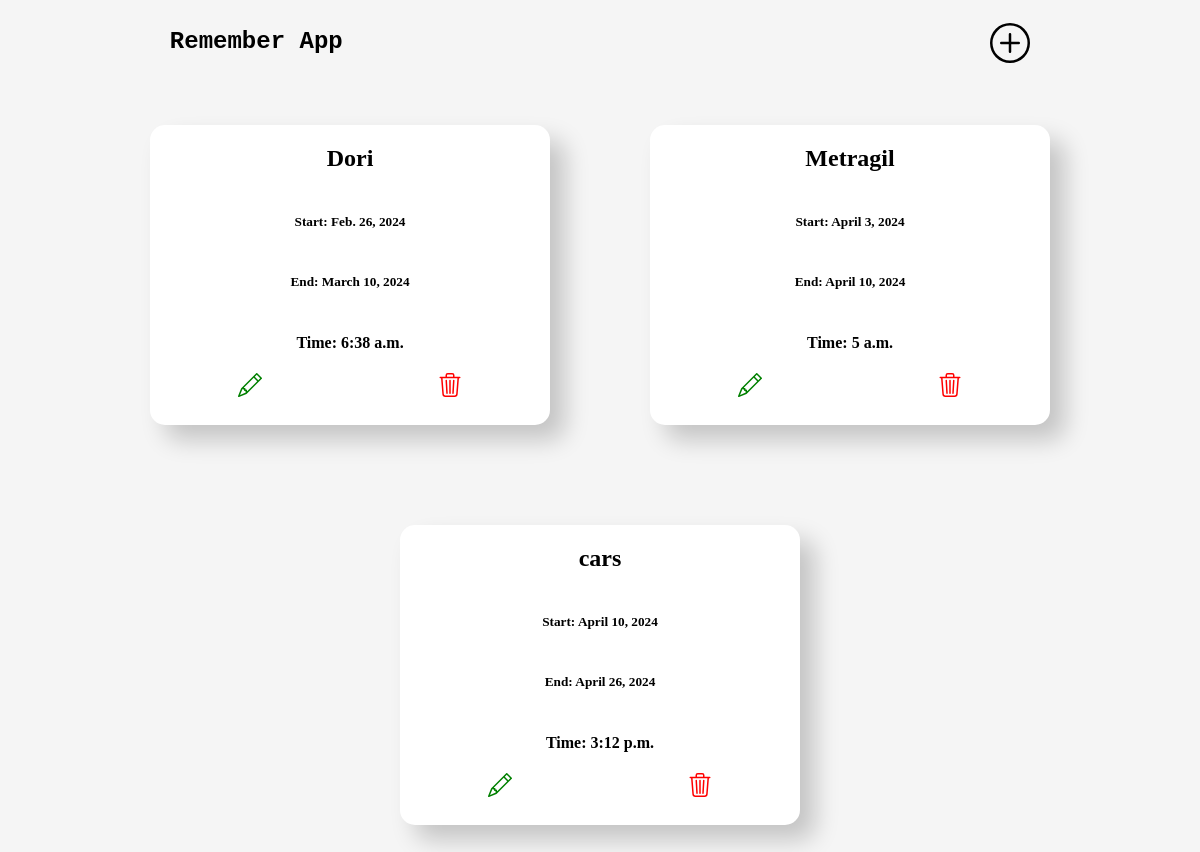
The page / on the database its author committed.
### app/models.py (models this page shows)
class Remember(models.Model):
    title = models.CharField(max_length=120)
    start_day = models.DateField()
    end_day = models.DateField()
    time = models.TimeField()

### app/views.py (the view)
# urls.py: path('', home),
def home(request):
    remember = Remember.objects.all()
    return render(request, 'index.html', {'remember': remember})

### app/templates/index.html (shortened to what this page needs)
<!DOCTYPE html>
<html lang="en">
<head>
</head>
<body>
<div class="top">
    <h2 style="font-family: 'Monaco', Monospace;">Remember App</h2>
    <a href="{% url 'add_task' %}"></a>
</div>
<div class="base">
    {% for i in remember %}
<div class="container">
    <div class="nav">
        <div class="title">
            <h2>{{ i.title }}</h2>
            <h5>Start: {{ i.start_day }}</h5>
            <h5>End: {{ i.end_day }}</h5>
            <h4>Time: {{ i.time }}</h4>
        </div>
         <div class="icon">
             <a href="/update/{{ i.id }}"></a>
             <a href="/delete/{{ i.id }}"></a>
         </div>
    </div>
</div>
{% endfor %}
</div>
</body>
</html>

### app/templates/index.html (style rules this page uses)
body { background: WhiteSmoke; }
.top { display: flex; flex-direction: row; justify-content: space-around; }
.container { display: flex; justify-content: space-between; flex-direction: column; margin: 50px; width: 400px; height: 300px; background: white; border-radius: 15px; box-shadow: 15px 15px 25px #0003; justify-content: space-between; }
.base { justify-content: center; display: flex; flex-wrap: wrap; }
.title { display: flex; flex-direction: column; text-align: center; justify-content: center; }
.icon { display: flex; justify-content: space-around; align-items: center; }

### rows shown on the page
Remember: title "Dori", start_day "Feb. 26, 2024", end_day "March 10, 2024", time "6:38 a.m."
Remember: title "Metragil", start_day "April 3, 2024", end_day "April 10, 2024", time "5 a.m."
Remember: title "cars", start_day "April 10, 2024", end_day "April 26, 2024", time "3:12 p.m."
